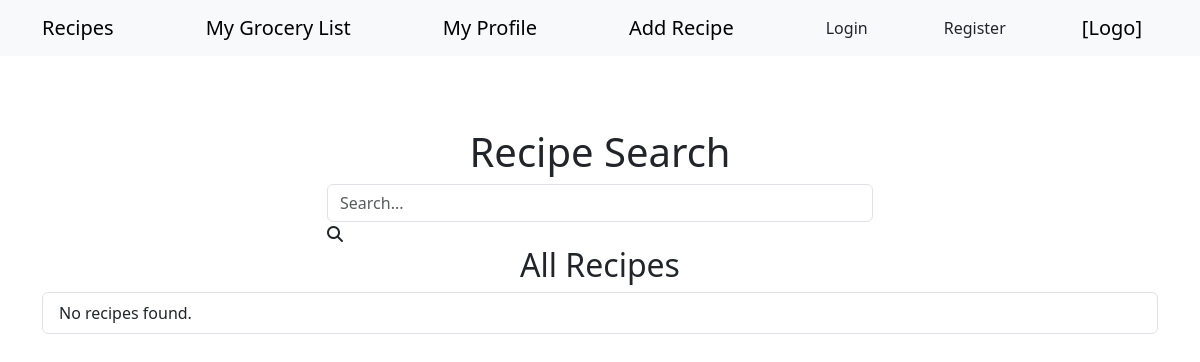
/home, run on an earlier commit of the app's database.
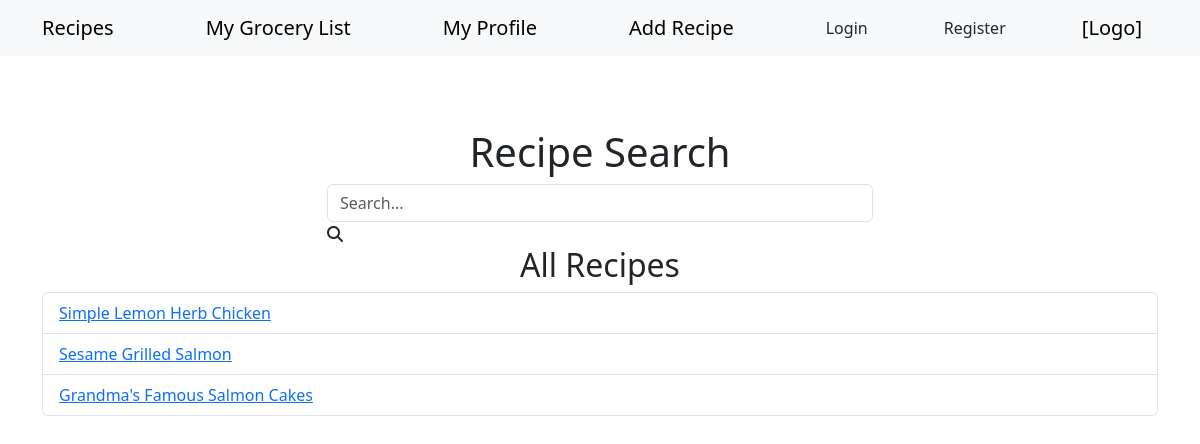
And on a later commit of the database.
### app/models.py (models this page shows, shortened)
class Recipe(db.Model):
	__tablename__ = 'recipes'
	recipe_id = db.Column(db.Integer, primary_key=True)
	recipe_desc = db.Column(db.String(100))
	recipe_type = db.Column(db.String(50))
	recipe_servings = db.Column(db.Integer)
	recipe_rating = db.Column(db.Integer)
	recipe_insns = db.Column(db.String(1000))

### app/routes.py (the view)
@myapp_obj.route("/", methods=["GET","POST"])
@myapp_obj.route("/home", methods=["GET","POST"])
def main():
	recipes = Recipe.query.all() # pull all recipes from db
	sform = SearchForm()  # Define the search form
	if sform.validate_on_submit(): # search form validation
		return redirect("/")
	return render_template("index.html", recipes=recipes)

### app/forms.py
class SearchForm(FlaskForm):
    query = StringField('Search', [validators.DataRequired()])

### app/templates/index.html
{% extends 'base.html' %}
{% block header %}
  <br><br><br>
  <h1 class="text-center">{% block title %}Recipe Search{% endblock %}</h1>
{% endblock %}
{% block content %}
<div class="container">
  <div class="row justify-content-center">
    <div class="col-md-6">
      <div class="search-container">
        <input type="text" class="form-control search-input" placeholder="Search...">
        <i class="fas fa-search search-icon"></i>
      </div>
    </div>
  </div>
  <h2 class="text-center">All Recipes</h2>
  <ul class="list-group">
    {% for recipe in recipes %}
      <li class="list-group-item">
        <a href="{{ url_for('recipeX', id=recipe.recipe_id) }}">
          {{ recipe.recipe_desc }}
        </a>
      </li>
    {% else %}
      <li class="list-group-item">No recipes found.</li>
    {% endfor %}
  </ul>
</div>
{% endblock %}

### app/templates/base.html (shortened to what this page needs)
<!DOCTYPE html>
<link href="https://cdn.jsdelivr.net/npm/bootstrap@5.3.5/dist/css/bootstrap.min.css" rel="stylesheet">
<link rel="stylesheet" href="https://cdnjs.cloudflare.com/ajax/libs/font-awesome/6.4.0/css/all.min.css">
<nav class="navbar sticky-top bg-body-tertiary">
<div class="container">
<a class="navbar-brand" href="/">Recipes</a>
<a class="navbar-brand" href="/grocery-list">My Grocery List</a>
<a class="navbar-brand" href="/user">My Profile</a>
<a class="navbar-brand" href="{{ url_for('add_recipe') }}">Add Recipe</a>
{% if session.get("user") %}
    <a href="{{ url_for('logout') }}" class="nav-link">Logout</a>
{% else %}
    <a href="{{ url_for('login') }}" class="nav-link">Login</a>
{% endif %}
<a href="{{ url_for('register') }}" class="nav-link">Register</a>
<a class="navbar-brand" href="/">[Logo]</a>
</div>
</nav>
<section class="content">
  <header>
	{% block header %}{% endblock %}
  </header>
	{% block content %}{% endblock %}
</section>

What changed in the data, as far as the page shows it:
added Recipe: recipe_desc "Simple Lemon Herb Chicken"
added Recipe: recipe_desc "Sesame Grilled Salmon"
added Recipe: recipe_desc "Grandma's Famous Salmon Cakes"
Also different on the page:
text no longer shown: "No recipes found."
